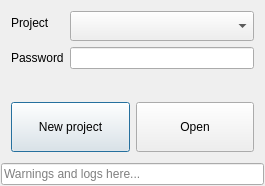
<?xml version="1.0" encoding="UTF-8"?>
<ui version="4.0">
 <class>Dialog</class>
 <widget class="QDialog" name="Dialog">
  <property name="geometry">
   <rect>
    <x>0</x>
    <y>0</y>
    <width>265</width>
    <height>186</height>
   </rect>
  </property>
  <property name="windowTitle">
   <string>Dialog</string>
  </property>
  <layout class="QVBoxLayout" name="verticalLayout_3">
   <property name="leftMargin">
    <number>0</number>
   </property>
   <property name="topMargin">
    <number>0</number>
   </property>
   <property name="rightMargin">
    <number>0</number>
   </property>
   <property name="bottomMargin">
    <number>0</number>
   </property>
   <item>
    <layout class="QVBoxLayout" name="verticalLayout_2">
     <property name="spacing">
      <number>1</number>
     </property>
     <property name="leftMargin">
      <number>1</number>
     </property>
     <property name="topMargin">
      <number>1</number>
     </property>
     <property name="rightMargin">
      <number>1</number>
     </property>
     <property name="bottomMargin">
      <number>1</number>
     </property>
     <item>
      <widget class="QFrame" name="frame">
       <layout class="QVBoxLayout" name="verticalLayout">
        <property name="leftMargin">
         <number>10</number>
        </property>
        <property name="topMargin">
         <number>10</number>
        </property>
        <property name="rightMargin">
         <number>10</number>
        </property>
        <property name="bottomMargin">
         <number>10</number>
        </property>
        <item>
         <layout class="QFormLayout" name="formLayout">
          <item row="0" column="0">
           <widget class="QLabel" name="all_projects_label">
            <property name="text">
             <string>Project</string>
            </property>
           </widget>
          </item>
          <item row="0" column="1">
           <widget class="QComboBox" name="projects_comboBox">
            <property name="minimumSize">
             <size>
              <width>0</width>
              <height>30</height>
             </size>
            </property>
           </widget>
          </item>
          <item row="1" column="1">
           <widget class="QLineEdit" name="password_lineEdit"/>
          </item>
          <item row="1" column="0">
           <widget class="QLabel" name="label">
            <property name="text">
             <string>Password</string>
            </property>
           </widget>
          </item>
         </layout>
        </item>
        <item>
         <spacer name="verticalSpacer_2">
          <property name="orientation">
           <enum>Qt::Vertical</enum>
          </property>
          <property name="sizeHint" stdset="0">
           <size>
            <width>20</width>
            <height>40</height>
           </size>
          </property>
         </spacer>
        </item>
        <item>
         <layout class="QHBoxLayout" name="horizontalLayout">
          <item>
           <widget class="QPushButton" name="new_project_pushButton">
            <property name="minimumSize">
             <size>
              <width>0</width>
              <height>50</height>
             </size>
            </property>
            <property name="text">
             <string>New project</string>
            </property>
           </widget>
          </item>
          <item>
           <widget class="QPushButton" name="change_project_pushButton">
            <property name="minimumSize">
             <size>
              <width>0</width>
              <height>50</height>
             </size>
            </property>
            <property name="text">
             <string>Open</string>
            </property>
           </widget>
          </item>
         </layout>
        </item>
       </layout>
      </widget>
     </item>
     <item>
      <widget class="QFrame" name="log_frame">
       <layout class="QHBoxLayout" name="log_layout">
        <property name="spacing">
         <number>0</number>
        </property>
        <property name="leftMargin">
         <number>0</number>
        </property>
        <property name="topMargin">
         <number>0</number>
        </property>
        <property name="rightMargin">
         <number>0</number>
        </property>
        <property name="bottomMargin">
         <number>0</number>
        </property>
        <item>
         <widget class="QLineEdit" name="log_lineEdit">
          <property name="readOnly">
           <bool>true</bool>
          </property>
          <property name="placeholderText">
           <string>Warnings and logs here...</string>
          </property>
         </widget>
        </item>
       </layout>
      </widget>
     </item>
    </layout>
   </item>
  </layout>
 </widget>
 <resources/>
 <connections/>
</ui>
